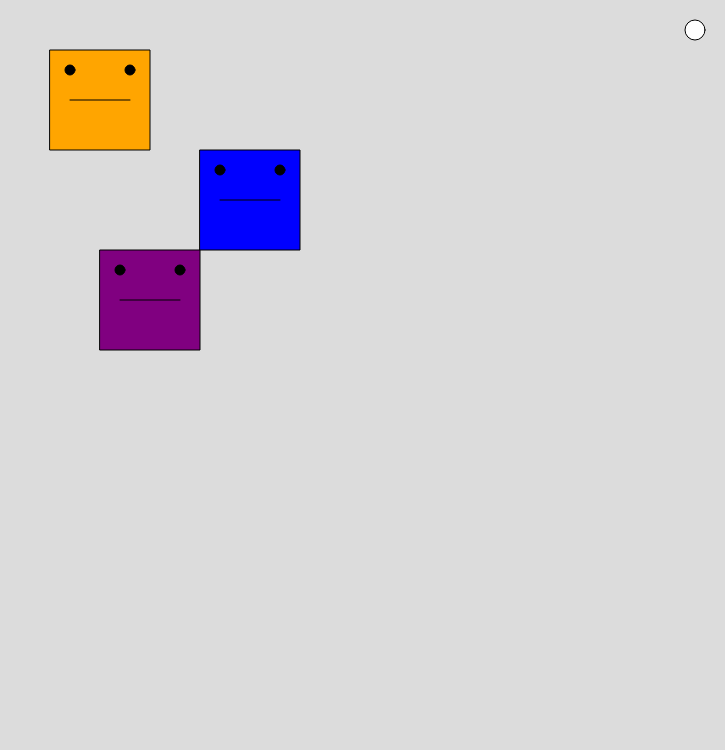
Frame 1 (no input)
Frame 60 (no input): identical to frame 1, image omitted
Frame 120 (the mouse pressed at the canvas centre since frame 60): identical to frame 1, image omitted

The p5.js sketch that drew this single still picture (run headless with seeded random() and noise() and a simulated clock; from frame 60 on, the mouse is pressed at the canvas centre):

// p5.js sketch
// ── sketch.js
let selectedColor;
let faces;

function setup()
{
  createCanvas(725, 750);

  selectedColor = color('white');

  faces =
  [
    new Face(200, 150, color('blue')),
    new Face(50, 50, color('orange')),
    new Face(100, 250, color('purple')),
  ];
}

function draw()
{
  background(220);
  
  for (let i = 0; i < faces.length; i++)
  {
    faces[i].draw();
  }

  fill(selectedColor);
  circle(width - 30, 30, 20);
}

function mousePressed()
{

  let isInFace = false;

  for (let i = 0; i < faces.length; i++)
  {
    if (faces[i].contains(mouseX, mouseY))
    {
      selectedColor = faces[i].fill;
      isInFace = true;
    }
  }

  if (!isInFace)
  {
    selectedColor = color('white');
  }
}

class Face
{
  constructor(x, y, fill)
  {
    this.x = x;
    this.y = y;
    this.fill = fill;
  }

  draw()
  {
    fill(this.fill);
    square(this.x, this.y, 100);
    
    fill(0);
    circle(this.x + 20, this.y + 20, 10);
    circle(this.x + 80, this.y + 20, 10);

    stroke(0);
    line(this.x + 20, this.y + 50, this.x + 80, this.y + 50);
  }

  contains(x, y)
  {
    let insideX = x >= this.x && x <= this.x + 100;
    let insideY = y >= this.y && y <= this.y + 100;
    
    return insideX && insideY;
  }
}
